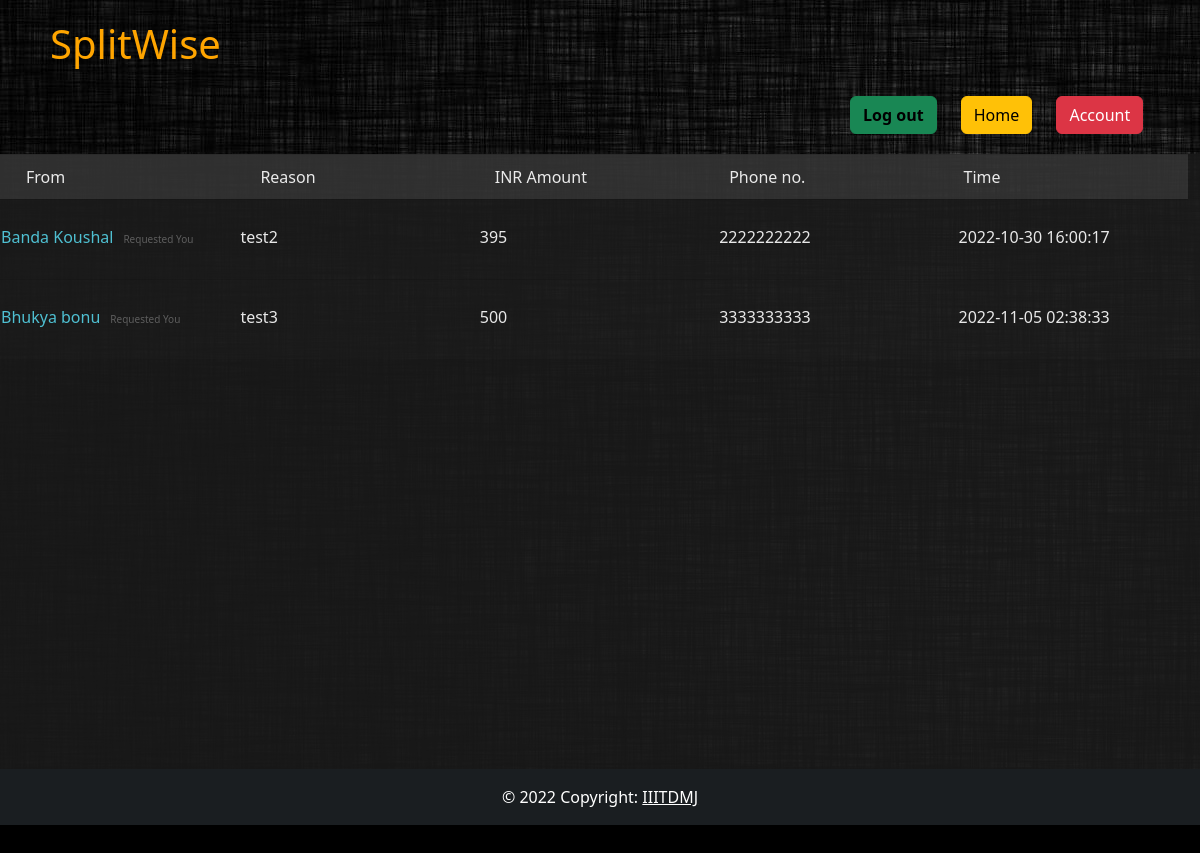
/request.php (signed in), run on the app's committed database.
### tables this page shows
CREATE TABLE IF NOT EXISTS `group_pay` (
  `payer_userid` varchar(15) NOT NULL,
  `amount` bigint(200) NOT NULL,
  `description` varchar(1000) NOT NULL,
  `borrower_num` varchar(10) NOT NULL,
  `date_time` datetime NOT NULL
);

CREATE TABLE IF NOT EXISTS `user` (
  `first_name` varchar(15) NOT NULL,
  `last_name` varchar(15) NOT NULL,
  `dob` date NOT NULL,
  `gender` varchar(50) NOT NULL,
  `mobile_num` varchar(10) NOT NULL,
  `email` varchar(1000) NOT NULL,
  `username` varchar(50) NOT NULL,
  `password` varchar(8) NOT NULL,
  PRIMARY KEY (`mobile_num`),
  UNIQUE KEY `username` (`username`)
);

### request.php (the view, shortened to what this page needs)
<?php
if(isset($_SESSION['IS_AUTHENTICATED']) && $_SESSION['IS_AUTHENTICATED'] == 1){
$user = $_SESSION['USER_ID'];
$link=mysqli_connect('localhost','root','','splitwise');
$query="Select user.first_name,user.last_name,group_pay.description,group_pay.amount,user.mobile_num,group_pay.date_time from group_pay,user where group_pay.payer_userid=user.mobile_num and group_pay.borrower_num=(select mobile_num from user where mobile_num='$user')";
$result=mysqli_query($link,$query);
if(mysqli_num_rows($result)>=1){
echo "
<html>
<head>
  <link href='https://cdn.jsdelivr.net/npm/bootstrap@5.2.2/dist/css/bootstrap.min.css' rel='stylesheet'
>
</head>
<body>
<header>
<nav>
  <div id='head1'>
    <h1>SplitWise</h1>
  </div>
  <div class='sign'>
    <div id='logout'>
      <button type='button'  class='btn btn-success' data-bs-toggle='modal' data-bs-target='#exampleModal'><a href='log_out.php' style='text-decoration:none;color:black;font-weight:bolder;' >Log out </a> </button>
    </div>
    <div id='contact_us'>
      <button type='button' class='btn btn-warning' data-bs-toggle='modal' data-bs-target='#staticBackdrop'>
        <a href='home.php' style='text-decoration:none; '>
        <div style='color:black ; font-weight: 500; '>
         Home
        </div>
        </a>
      </button>
    </div>
    <div id='account'>
      <button type='button' class='btn btn-danger c' data-bs-toggle='modal' data-bs-target='#exampleModal1'>
        Account
      </button>
    </div>
  </div>
</nav>
</header>
  <section class='wrapper'>
    <main class='row title'>
      <ul>
        <li>From</li>
        <li>Reason</li>
        <li><span class='title-hide'>INR</span> Amount</li>
        <li>Phone no.</li>
        <li>Time</li>
      </ul>
    </main>";
  while ($row = mysqli_fetch_assoc($result))
{
echo"
    <section class='row-fadeIn-wrapper'>
      <article class='row fadeIn nfl'>
        <ul>
          <li><a href='#'>".$row["first_name"]." ".$row["last_name"]."</a><span class='small'>Requested You</span></li>
          <li>".$row["description"]."</li>
          <li>".$row["amount"]."</li>
          <li>".$row["mobile_num"]."</li>
          <li>".$row["date_time"]."</li>
        </ul>
        <ul class='more-content'>
          <li>You can either group_pay or deny the request.&nbsp;&nbsp;&nbsp;&nbsp;&nbsp;&nbsp;&nbsp;&nbsp;&nbsp;&nbsp;&nbsp;&nbsp;
          <a href='payment.php'> Pay Now </a>&nbsp;&nbsp;&nbsp;&nbsp;&nbsp;&nbsp;&nbsp;&nbsp;&nbsp;&nbsp;&nbsp;&nbsp;&nbsp;
          </li>
        </ul>
   </article>
  </section>";}
echo"
</div>
<script src='https://cdn.jsdelivr.net/npm/bootstrap@5.2.2/dist/js/bootstrap.bundle.min.js'
integrity='sha384-OERcA2EqjJCMA+/3y+gxIOqMEjwtxJY7qPCqsdltbNJuaOe923+mo//f6V8Qbsw3'
crossorigin='anonymous'></script>
</body>
<footer class='bg-dark text-center text-white'>
<div class='text-center p-3' style='background-color: rgba(0, 0, 0, 0.2);'>
  © 2022 Copyright:
  <a class='text-white' href='https://www.iiitdmj.ac.in/' target='_blank'>IIITDMJ</a>
</div>
</footer>
</html>";
}
else{
  include("successs.php");
  echo " <div id='no_request'>
  <center><h1>No request for you !!!</h1><center>
  </div>";
}}
else{
header('location:index.html');
exit();
}
?>

### request.php (style rules this page uses)
* { margin: 0; padding: 0; }
body { background-color:black; }
#head1 { color: orange; display: inline-block; margin: 20px 50px; }
.sign { display: inline-block; margin-left: 850px; }
#logout { display: inline-block; }
#contact_us { display: inline-block; margin-left: 20px; }
#account { display: inline-block; margin-left: 20px; }
.btn { text-decoration: none; }
footer { margin-top:410px; }
.nfl a, .mlb a, .nhl a, .pga a { text-decoration: none; transition: color 0.2s ease-out; }
.nfl a { color: #4fc0d2; }
.wrapper { width: 100%; max-width: 1320px; margin: 20px auto 100px auto; padding: 0; background: rgba(26, 26, 26, 0.9); color: rgba(255, 255, 255, 0.9); overflow: hidden; position: relative; }
.row ul { margin: 0; padding: 0; }
.row ul li { margin: 0; font-size: 16px; font-weight: normal; list-style: none; display: inline-block; width: 20%; box-sizing: border-box; }
.title ul li { padding: 15px 13px; }
.row ul li { padding: 5px 10px; }
.row { padding: 20px 0; height: 100%; width: 100%; font-size: 0; position: relative; overflow: hidden; transition: all 0.2s ease-out; border-top: 1px solid rgba(0, 0, 0, 0.1); }
.title { padding: 5px 0 5px 25px; height: 45px; font-size: 0; background-color: rgba(255, 255, 255, 0.1); border-left: 3px solid rgba(255, 255, 255, 0.1); }
.nfl { border-left: 3px solid #1c616c; }
.row-fadeIn-wrapper { opacity: 0; font-size: 0; height: 10%; width: 100% overflow: hidden; position: relative; transition: all 0.2s ease-out; -webkit-animation: fadeIn 0.4s ease-out 2s 1 alternate; animation: fadeIn 0.4s ease-out 2s 1 alternate; -webkit-animation-fill-mode: forwards; animation-fill-mode: forwards; }
.fadeIn { padding: 20px 0; font-size: 0; position: absolute; transition: all 0.2s ease-out; width: 100%; }
ul.more-content li { position: relative; top: 15px; font-size: 13px; margin: 0; padding: 10px 13px; display: block; height: 50px; width: 100%; color: rgba(128, 128, 128, 0.9); }
.small { color: rgba(102, 102, 102, 0.9); font-size: 10px; padding: 0 10px; margin: 0; }

### data on the page
group_pay: user.first_name "Banda", user.last_name "Koushal", description "test2", amount "395", user.mobile_num "2222222222", date_time "2022-10-30 16:00:17"
group_pay: user.first_name "Bhukya", user.last_name "bonu", description "test3", amount "500", user.mobile_num "3333333333", date_time "2022-11-05 02:38:33"
